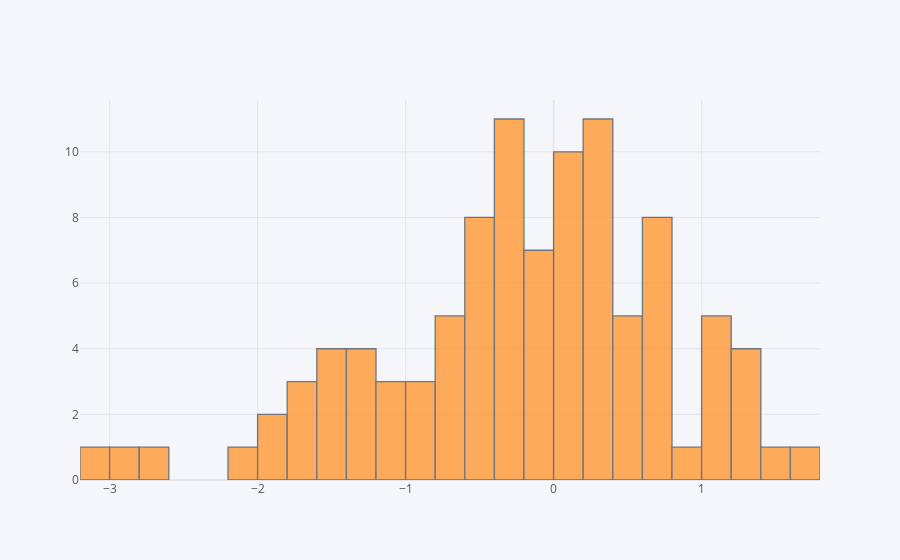

Notebook code for this chart:
### Code cell
# Crea un histograma de la columna 'a' con 30 bins
dataframe['a'].iplot(kind='hist', bins=30)

### Figure 1 — Plotly figure (JSON) as saved in the notebook; plotly's stock layout.template omitted (floating-point values rounded to 4 significant figures)
{"data": [{"histfunc": "count", "histnorm": "", "marker": {"color": "rgba(255, 153, 51, 1.0)", "line": {"color": "#4D5663", "width": 1.3}}, "name": "a", "nbinsx": 30, "opacity": 0.8, "orientation": "v", "type": "histogram", "x": [-0.375, 0.06729, -1.842, 0.3647, 0.3452, -2.699, -2.186, -0.1807, -0.5824, -0.7097, 1.316, -0.2881, 0.3822, -0.3513, -0.09543, -0.3949, -0.8734, 0.917, 0.7179, -0.2158, 0.2852, -1.713, 0.6842, 1.131, 1.052, -0.5961, -1.451, 1.07, 0.6857, 0.1575, -3.1, -0.6225, -1.376, -0.133, 0.02109, -1.495, 0.2585, -0.691, -0.4386, -1.425, -1.791, -0.233, 0.3641, -0.7018, -0.3492, -0.0477, -2.871, 0.3779, 0.1965, 1.575, -0.3737, 0.5578, -1.765, -0.3558, -0.36, -0.4812, 0.4894, 0.683, 0.04917, -1.068, -0.5945, 0.1693, 1.737, -0.2017, -0.07401, 0.1272, 1.29, 0.7194, 0.5571, -1.397, -1.912, 1.022, -0.4028, -1.284, 0.7308, 0.0165, -1.497, -1.147, 0.702, 1.198, -0.1244, 0.5524, 0.1121, -1.329, -0.1966, -0.5145, -0.4576, 0.1116, 1.26, 0.2513, 0.2514, 0.6071, 0.3925, -0.9963, 0.2217, -1.104, 0.4662, -0.8608, 1.318, -0.7719]}], "layout": {"autosize": true, "barmode": "overlay", "legend": {"bgcolor": "#F5F6F9", "font": {"color": "#4D5663"}}, "paper_bgcolor": "#F5F6F9", "plot_bgcolor": "#F5F6F9", "title": {"font": {"color": "#4D5663"}}, "xaxis": {"autorange": true, "gridcolor": "#E1E5ED", "range": [-3.2, 1.8], "showgrid": true, "tickfont": {"color": "#4D5663"}, "title": {"font": {"color": "#4D5663"}, "text": ""}, "type": "linear", "zerolinecolor": "#E1E5ED"}, "yaxis": {"autorange": true, "gridcolor": "#E1E5ED", "range": [0, 11.58], "showgrid": true, "tickfont": {"color": "#4D5663"}, "title": {"font": {"color": "#4D5663"}, "text": ""}, "zerolinecolor": "#E1E5ED"}}}
